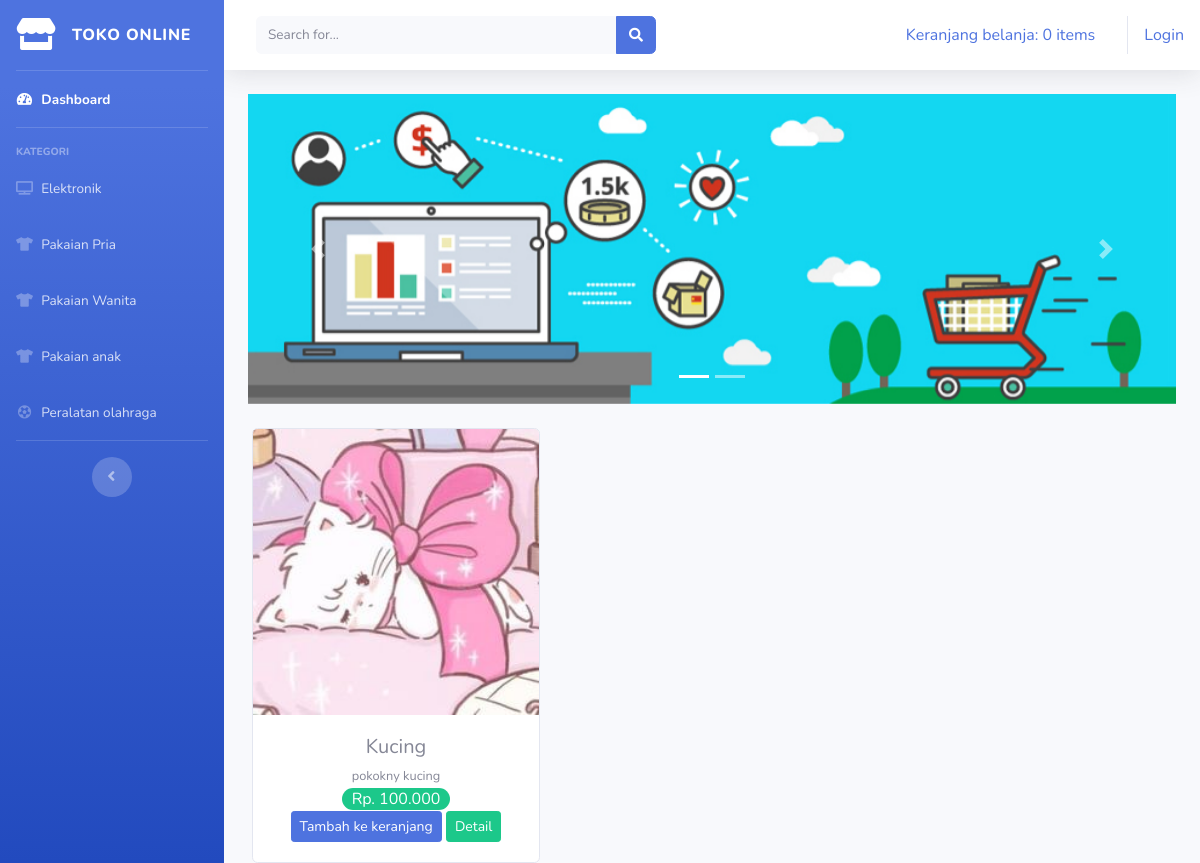
The page /index.php/kategori/pakaian_pria on the database its author committed.
### tables this page shows
CREATE TABLE `barang` (
  `id` int(11) NOT NULL,
  `nama` varchar(120) NOT NULL,
  `keterangan` varchar(225) NOT NULL,
  `kategori` varchar(60) NOT NULL,
  `harga` int(11) NOT NULL,
  `stok` int(4) NOT NULL,
  `gambar` text NOT NULL
);

### application/controllers/kategori.php (called while the page is built, shortened)
<?php
class Kategori extends CI_Controller
{
    public function pakaian_pria()
    {
        $data['pakaian_pria'] = $this->model_kategori->data_pakaian_pria()->result();
        $this->load->view('template/header');
        $this->load->view('template/sidebar');
        $this->load->view('kategori/pakaian_pria', $data);
        $this->load->view('template/footer');
    }
}

### index.php (called while the page is built, shortened)
<?php
require_once BASEPATH.'core/CodeIgniter.php';

### application/models/model_kategori.php (called while the page is built, shortened)
<?php
class model_kategori extends CI_Model{
    public function data_pakaian_pria(){
       return $this->db->get_where("barang", array('Kategori'=>'pakaian pria'));
    }
}

### application/views/kategori/pakaian_pria.php (the view, shortened to what this page needs)
<div class="container-fluid">
<div id="carouselExampleIndicators" class="carousel slide" data-ride="carousel">
        <ol class="carousel-indicators">
            <li data-target="#carouselExampleIndicators" data-slide-to="0" class="active"></li>
            <li data-target="#carouselExampleIndicators" data-slide-to="1"></li>
        </ol>
        <div class="carousel-inner">
            <div class="carousel-item active">
            <img src="<?php echo base_url('assets/img/slider2.jpg') ?>" class="d-block w-100" alt="...">
            </div>
        </div>
        <a class="carousel-control-prev" href="#carouselExampleIndicators" role="button" data-slide="prev">
            <span class="carousel-control-prev-icon" aria-hidden="true"></span>
        </a>
        <a class="carousel-control-next" href="#carouselExampleIndicators" role="button" data-slide="next">
            <span class="carousel-control-next-icon" aria-hidden="true"></span>
        </a>
    </div>
    <div class="row text-center mt-4">
        <?php foreach ($pakaian_pria as $brg) : ?>
            <div class="card ml-3" style="width: 18rem;">
                <img src="<?php echo base_url() . '/uploads/' . $brg->gambar ?>" class="card-img-top" alt="...">
                <div class="card-body">
                    <h5 class="card-title mb-1"><?php echo $brg->nama ?></h5>
                    <small><?php echo $brg->keterangan ?></small><br>
                    <span class="custom-badge badge-pill badge-success mb-3">Rp. <?php echo number_format($brg->harga, 0,',','.' ) ?></span>
                    <?php echo anchor('dashboard/keranjang/'.$brg->id, '<div class="btn btn-sm btn-primary">Tambah ke keranjang</div>') ?>
                    <?php echo anchor('dashboard/detail/'.$brg->id, '<div class="btn btn-sm btn-success">Detail</div>') ?>
                </div>
            </div>
        <?php endforeach; ?>
    </div>
</div>

### rows shown on the page
barang: gambar (picture), nama "Kucing", keterangan "pokokny kucing", harga "100.000", id "Tambah ke keranjang", id "Detail"

### other values the page prints
anchor('dashboard/detail_keranjang', $keranjang) "Keranjang belanja: 0 items"
anchor('auth/login', 'Login') "Login"
